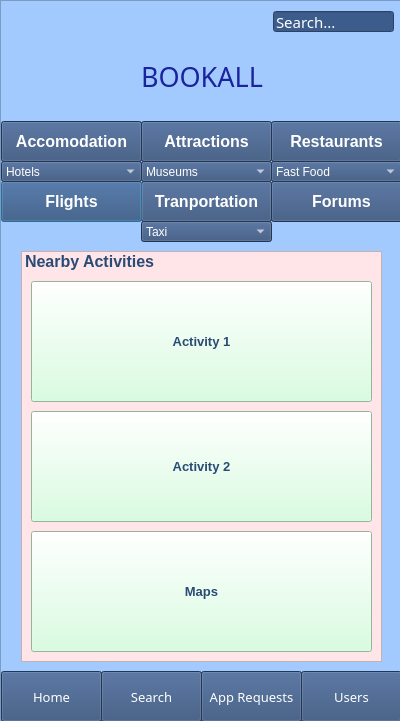
<?xml version="1.0" encoding="UTF-8"?>
<ui version="4.0">
 <class>Dialog</class>
 <widget class="QDialog" name="Dialog">
  <property name="geometry">
   <rect>
    <x>0</x>
    <y>0</y>
    <width>400</width>
    <height>721</height>
   </rect>
  </property>
  <property name="windowTitle">
   <string>Dialog</string>
  </property>
  <widget class="QScrollArea" name="scrollArea">
   <property name="geometry">
    <rect>
     <x>0</x>
     <y>0</y>
     <width>401</width>
     <height>731</height>
    </rect>
   </property>
   <property name="font">
    <font>
     <family>Arial Rounded MT Bold</family>
     <pointsize>10</pointsize>
     <weight>50</weight>
     <bold>false</bold>
    </font>
   </property>
   <property name="autoFillBackground">
    <bool>false</bool>
   </property>
   <property name="styleSheet">
    <string notr="true">background-color: rgb(162, 202, 255);
</string>
   </property>
   <property name="widgetResizable">
    <bool>true</bool>
   </property>
   <widget class="QWidget" name="scrollAreaWidgetContents">
    <property name="geometry">
     <rect>
      <x>0</x>
      <y>0</y>
      <width>399</width>
      <height>729</height>
     </rect>
    </property>
    <widget class="QLineEdit" name="Search">
     <property name="geometry">
      <rect>
       <x>272</x>
       <y>10</y>
       <width>121</width>
       <height>21</height>
      </rect>
     </property>
     <property name="font">
      <font>
       <family>MS Reference Sans Serif</family>
       <pointsize>11</pointsize>
      </font>
     </property>
     <property name="styleSheet">
      <string notr="true">background-color: rgb(60, 92, 140);
color: rgb(255, 255, 255);</string>
     </property>
     <property name="text">
      <string>Search...</string>
     </property>
    </widget>
    <widget class="QPushButton" name="FlightsButton">
     <property name="geometry">
      <rect>
       <x>0</x>
       <y>180</y>
       <width>141</width>
       <height>41</height>
      </rect>
     </property>
     <property name="font">
      <font>
       <pointsize>12</pointsize>
       <weight>75</weight>
       <bold>true</bold>
      </font>
     </property>
     <property name="styleSheet">
      <string notr="true">background-color: rgb(0, 170, 255);
background-color: rgb(48, 76, 118);
color: rgb(255, 255, 255);</string>
     </property>
     <property name="text">
      <string>Flights</string>
     </property>
    </widget>
    <widget class="QPushButton" name="RestaurantsButton">
     <property name="geometry">
      <rect>
       <x>270</x>
       <y>120</y>
       <width>131</width>
       <height>41</height>
      </rect>
     </property>
     <property name="font">
      <font>
       <pointsize>12</pointsize>
       <weight>75</weight>
       <bold>true</bold>
      </font>
     </property>
     <property name="styleSheet">
      <string notr="true">background-color: rgb(0, 170, 255);
background-color: rgb(48, 76, 118);
color: rgb(255, 255, 255);</string>
     </property>
     <property name="text">
      <string>Restaurants</string>
     </property>
    </widget>
    <widget class="QPushButton" name="TransportButton">
     <property name="geometry">
      <rect>
       <x>140</x>
       <y>180</y>
       <width>131</width>
       <height>41</height>
      </rect>
     </property>
     <property name="font">
      <font>
       <pointsize>12</pointsize>
       <weight>75</weight>
       <bold>true</bold>
      </font>
     </property>
     <property name="styleSheet">
      <string notr="true">background-color: rgb(0, 170, 255);
background-color: rgb(48, 76, 118);
color: rgb(255, 255, 255);</string>
     </property>
     <property name="text">
      <string>Tranportation</string>
     </property>
    </widget>
    <widget class="QPushButton" name="AttractionsButton">
     <property name="geometry">
      <rect>
       <x>140</x>
       <y>120</y>
       <width>131</width>
       <height>41</height>
      </rect>
     </property>
     <property name="font">
      <font>
       <pointsize>12</pointsize>
       <weight>75</weight>
       <bold>true</bold>
      </font>
     </property>
     <property name="styleSheet">
      <string notr="true">background-color: rgb(0, 170, 255);
background-color: rgb(48, 76, 118);
color: rgb(255, 255, 255);</string>
     </property>
     <property name="text">
      <string>Attractions</string>
     </property>
    </widget>
    <widget class="QPushButton" name="ForumsButton">
     <property name="geometry">
      <rect>
       <x>270</x>
       <y>180</y>
       <width>141</width>
       <height>41</height>
      </rect>
     </property>
     <property name="font">
      <font>
       <pointsize>12</pointsize>
       <weight>75</weight>
       <bold>true</bold>
      </font>
     </property>
     <property name="styleSheet">
      <string notr="true">background-color: rgb(0, 170, 255);
background-color: rgb(48, 76, 118);
color: rgb(255, 255, 255);</string>
     </property>
     <property name="text">
      <string>Forums</string>
     </property>
    </widget>
    <widget class="QPushButton" name="HomeButton">
     <property name="geometry">
      <rect>
       <x>0</x>
       <y>670</y>
       <width>101</width>
       <height>51</height>
      </rect>
     </property>
     <property name="font">
      <font>
       <family>Arial Rounded MT Bold</family>
       <pointsize>10</pointsize>
       <weight>50</weight>
       <bold>false</bold>
      </font>
     </property>
     <property name="styleSheet">
      <string notr="true">background-color: rgb(0, 170, 255);
background-color: rgb(48, 76, 118);
color: rgb(255, 255, 255);</string>
     </property>
     <property name="text">
      <string>Home</string>
     </property>
     <property name="default">
      <bool>false</bool>
     </property>
     <property name="flat">
      <bool>false</bool>
     </property>
    </widget>
    <widget class="QPushButton" name="SearchButton">
     <property name="geometry">
      <rect>
       <x>100</x>
       <y>670</y>
       <width>101</width>
       <height>51</height>
      </rect>
     </property>
     <property name="font">
      <font>
       <family>Arial Rounded MT Bold</family>
       <pointsize>10</pointsize>
       <weight>50</weight>
       <bold>false</bold>
      </font>
     </property>
     <property name="styleSheet">
      <string notr="true">background-color: rgb(0, 170, 255);
background-color: rgb(48, 76, 118);
color: rgb(255, 255, 255);</string>
     </property>
     <property name="text">
      <string>Search</string>
     </property>
     <property name="default">
      <bool>false</bool>
     </property>
     <property name="flat">
      <bool>false</bool>
     </property>
    </widget>
    <widget class="QPushButton" name="ProfileButton">
     <property name="geometry">
      <rect>
       <x>300</x>
       <y>670</y>
       <width>101</width>
       <height>51</height>
      </rect>
     </property>
     <property name="font">
      <font>
       <family>Arial Rounded MT Bold</family>
       <pointsize>10</pointsize>
       <weight>50</weight>
       <bold>false</bold>
      </font>
     </property>
     <property name="styleSheet">
      <string notr="true">background-color: rgb(0, 170, 255);
background-color: rgb(48, 76, 118);
color: rgb(255, 255, 255);</string>
     </property>
     <property name="text">
      <string>Users</string>
     </property>
     <property name="default">
      <bool>false</bool>
     </property>
     <property name="flat">
      <bool>false</bool>
     </property>
    </widget>
    <widget class="QPushButton" name="FavoritesButton">
     <property name="geometry">
      <rect>
       <x>200</x>
       <y>670</y>
       <width>101</width>
       <height>51</height>
      </rect>
     </property>
     <property name="font">
      <font>
       <family>Arial Rounded MT Bold</family>
       <pointsize>10</pointsize>
       <weight>50</weight>
       <bold>false</bold>
      </font>
     </property>
     <property name="styleSheet">
      <string notr="true">background-color: rgb(0, 170, 255);
background-color: rgb(48, 76, 118);
color: rgb(255, 255, 255);</string>
     </property>
     <property name="text">
      <string>App Requests</string>
     </property>
     <property name="default">
      <bool>false</bool>
     </property>
     <property name="flat">
      <bool>false</bool>
     </property>
    </widget>
    <widget class="QLabel" name="BOOKALL">
     <property name="geometry">
      <rect>
       <x>140</x>
       <y>50</y>
       <width>171</width>
       <height>51</height>
      </rect>
     </property>
     <property name="font">
      <font>
       <family>Forte</family>
       <pointsize>20</pointsize>
       <weight>50</weight>
       <bold>false</bold>
      </font>
     </property>
     <property name="styleSheet">
      <string notr="true">background-color: rgb(162, 202, 255);
color: rgb(27, 36, 156);

</string>
     </property>
     <property name="text">
      <string>BOOKALL</string>
     </property>
    </widget>
    <widget class="QListWidget" name="listWidget">
     <property name="geometry">
      <rect>
       <x>20</x>
       <y>250</y>
       <width>361</width>
       <height>411</height>
      </rect>
     </property>
     <property name="font">
      <font>
       <pointsize>12</pointsize>
       <weight>75</weight>
       <bold>true</bold>
      </font>
     </property>
     <property name="layoutDirection">
      <enum>Qt::LeftToRight</enum>
     </property>
     <property name="styleSheet">
      <string notr="true">background-color: rgb(255, 228, 232);
color: rgb(41, 75, 117);


</string>
     </property>
     <item>
      <property name="text">
       <string>Nearby Activities</string>
      </property>
     </item>
    </widget>
    <widget class="QPushButton" name="AccomodationButton">
     <property name="geometry">
      <rect>
       <x>0</x>
       <y>120</y>
       <width>141</width>
       <height>41</height>
      </rect>
     </property>
     <property name="font">
      <font>
       <pointsize>12</pointsize>
       <weight>75</weight>
       <bold>true</bold>
      </font>
     </property>
     <property name="styleSheet">
      <string notr="true">background-color: rgb(0, 170, 255);
background-color: rgb(48, 76, 118);
color: rgb(255, 255, 255);</string>
     </property>
     <property name="text">
      <string>Accomodation</string>
     </property>
    </widget>
    <widget class="QPushButton" name="pushButton">
     <property name="geometry">
      <rect>
       <x>30</x>
       <y>280</y>
       <width>341</width>
       <height>121</height>
      </rect>
     </property>
     <property name="font">
      <font>
       <pointsize>10</pointsize>
       <weight>75</weight>
       <bold>true</bold>
      </font>
     </property>
     <property name="layoutDirection">
      <enum>Qt::LeftToRight</enum>
     </property>
     <property name="styleSheet">
      <string notr="true">color: rgb(41, 75, 117);
background-color: rgb(206, 255, 217);</string>
     </property>
     <property name="text">
      <string>Activity 1</string>
     </property>
    </widget>
    <widget class="QPushButton" name="pushButton_2">
     <property name="geometry">
      <rect>
       <x>30</x>
       <y>410</y>
       <width>341</width>
       <height>111</height>
      </rect>
     </property>
     <property name="font">
      <font>
       <pointsize>10</pointsize>
       <weight>75</weight>
       <bold>true</bold>
      </font>
     </property>
     <property name="layoutDirection">
      <enum>Qt::LeftToRight</enum>
     </property>
     <property name="styleSheet">
      <string notr="true">color: rgb(41, 75, 117);
background-color: rgb(206, 255, 217);</string>
     </property>
     <property name="text">
      <string>Activity 2</string>
     </property>
    </widget>
    <widget class="QPushButton" name="pushButton_3">
     <property name="geometry">
      <rect>
       <x>30</x>
       <y>530</y>
       <width>341</width>
       <height>121</height>
      </rect>
     </property>
     <property name="font">
      <font>
       <pointsize>10</pointsize>
       <weight>75</weight>
       <bold>true</bold>
      </font>
     </property>
     <property name="layoutDirection">
      <enum>Qt::LeftToRight</enum>
     </property>
     <property name="styleSheet">
      <string notr="true">color: rgb(41, 75, 117);
background-color: rgb(206, 255, 217);</string>
     </property>
     <property name="text">
      <string>Maps</string>
     </property>
    </widget>
    <widget class="QComboBox" name="comboBoxAccomodation">
     <property name="geometry">
      <rect>
       <x>0</x>
       <y>160</y>
       <width>141</width>
       <height>21</height>
      </rect>
     </property>
     <property name="styleSheet">
      <string notr="true">background-color: rgb(0, 170, 255);
background-color: rgb(48, 76, 118);
color: rgb(255, 255, 255);</string>
     </property>
     <item>
      <property name="text">
       <string>Hotels</string>
      </property>
     </item>
     <item>
      <property name="text">
       <string>Motels</string>
      </property>
     </item>
     <item>
      <property name="text">
       <string>Air-Bnb</string>
      </property>
     </item>
     <item>
      <property name="text">
       <string>Camping</string>
      </property>
     </item>
    </widget>
    <widget class="QComboBox" name="comboBoxAttractions">
     <property name="geometry">
      <rect>
       <x>140</x>
       <y>160</y>
       <width>131</width>
       <height>21</height>
      </rect>
     </property>
     <property name="styleSheet">
      <string notr="true">background-color: rgb(0, 170, 255);
background-color: rgb(48, 76, 118);
color: rgb(255, 255, 255);</string>
     </property>
     <item>
      <property name="text">
       <string>Museums</string>
      </property>
     </item>
     <item>
      <property name="text">
       <string>Concerts</string>
      </property>
     </item>
    </widget>
    <widget class="QComboBox" name="comboBoxRestaurants">
     <property name="geometry">
      <rect>
       <x>270</x>
       <y>160</y>
       <width>131</width>
       <height>21</height>
      </rect>
     </property>
     <property name="styleSheet">
      <string notr="true">background-color: rgb(0, 170, 255);
background-color: rgb(48, 76, 118);
color: rgb(255, 255, 255);</string>
     </property>
     <item>
      <property name="text">
       <string>Fast Food</string>
      </property>
     </item>
     <item>
      <property name="text">
       <string>Fine Dinning</string>
      </property>
     </item>
    </widget>
    <widget class="QComboBox" name="comboBoxTransport">
     <property name="geometry">
      <rect>
       <x>140</x>
       <y>220</y>
       <width>131</width>
       <height>21</height>
      </rect>
     </property>
     <property name="styleSheet">
      <string notr="true">background-color: rgb(0, 170, 255);
background-color: rgb(48, 76, 118);
color: rgb(255, 255, 255);</string>
     </property>
     <item>
      <property name="text">
       <string>Taxi</string>
      </property>
     </item>
     <item>
      <property name="text">
       <string>Uber</string>
      </property>
     </item>
     <item>
      <property name="text">
       <string>Metro</string>
      </property>
     </item>
    </widget>
    <zorder>ProfileButton</zorder>
    <zorder>ForumsButton</zorder>
    <zorder>Search</zorder>
    <zorder>FavoritesButton</zorder>
    <zorder>SearchButton</zorder>
    <zorder>HomeButton</zorder>
    <zorder>RestaurantsButton</zorder>
    <zorder>TransportButton</zorder>
    <zorder>FlightsButton</zorder>
    <zorder>AttractionsButton</zorder>
    <zorder>BOOKALL</zorder>
    <zorder>listWidget</zorder>
    <zorder>AccomodationButton</zorder>
    <zorder>pushButton</zorder>
    <zorder>pushButton_2</zorder>
    <zorder>pushButton_3</zorder>
    <zorder>comboBoxAccomodation</zorder>
    <zorder>comboBoxAttractions</zorder>
    <zorder>comboBoxRestaurants</zorder>
    <zorder>comboBoxTransport</zorder>
   </widget>
  </widget>
 </widget>
 <resources/>
 <connections/>
</ui>
